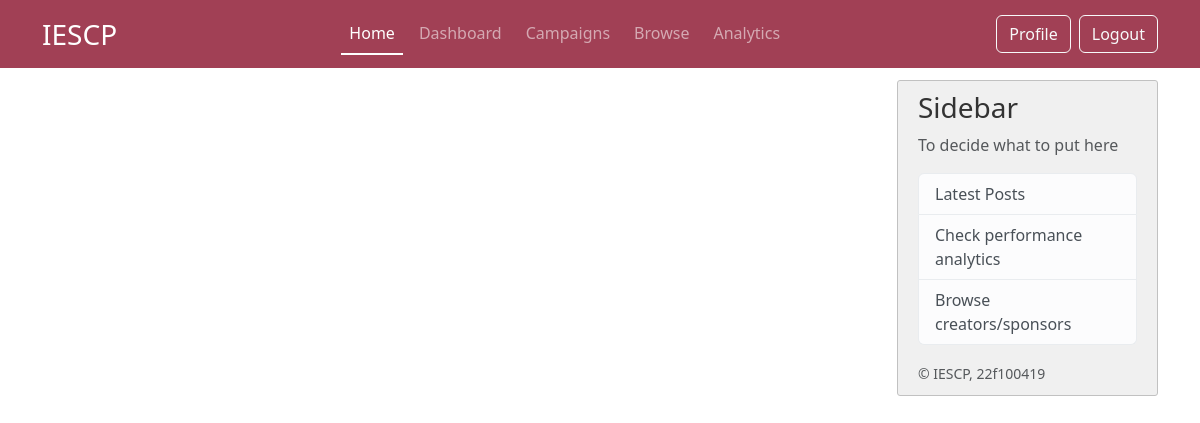
/home (signed in), run on an earlier commit of the app's database.
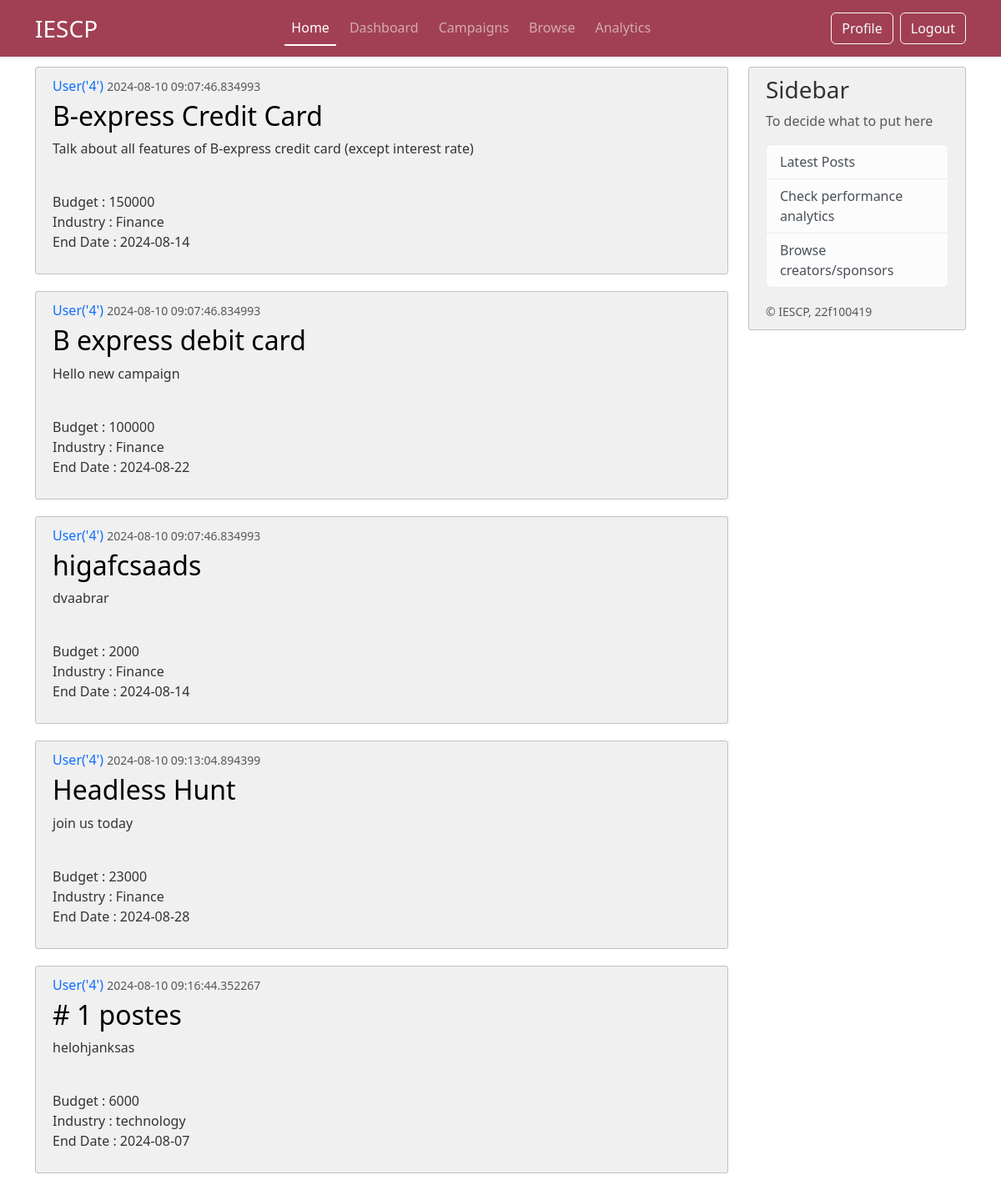
And on a later commit of the database.
### iescp/models.py (models this page shows, shortened)
class Post(db.Model):
     id = db.Column(db.Integer, primary_key=True)
     title = db.Column(db.String(100), nullable =False)
     date_posted = db.Column(db.DateTime, nullable =False, default =datetime.now(timezone.utc))
     description = db.Column(db.Text, nullable =False)
     budget = db.Column(db.String(20), nullable =False)
     industry = db.Column(db.String(20), nullable =False)
     end_date = db.Column(db.String(20), nullable =False) # CHANGE TO DATETIME
     user_id = db.Column(db.Integer,db.ForeignKey('sponsor.id'),nullable= False)

class Sponsor(db.Model, UserMixin):
     __tablename__ = 'sponsor'
     id = db.Column(db.Integer, primary_key=True)
     common_id = db.Column(db.Integer, db.ForeignKey('commonuser.id'), nullable = False)
     company = db.Column(db.String(50), nullable = False)
     industry = db.Column(db.String(50), nullable=False)
     website= db.Column(db.String(120), nullable=False)
     company_address = db.Column(db.Text, nullable=False)
     posts = db.relationship('Post', backref='author',lazy=True)
     def __repr__(self):
          return f"User('{self.common_id}')"

### iescp/routes.py (the view)
@app.route("/home")
@login_required
def home():
    posts = Post.query.all()
    return render_template('index.html', title="Home" ,ads_posts= posts)

### iescp/models.py (called while the page is built)
@login_manager.user_loader
def load_user(user_id):
     return CommonUser.query.get(int(user_id))

### iescp/templates/index.html
{% extends "layout.html" %}
{% block content %}
        {% for post in ads_posts %}
            <article class="media content-section">
                <div class="media-body">
                    <div class="article-metadata">
                        <a class="mr-2" href="#"> {{ post.author }}</a>
                        <small class="text-muted"> {{ post.date_posted }}</small>
                    </div>
                    <h2><a class="article-title" href="#"> {{ post.title }} </a></h2>
                    <p class="article-content"> {{ post.description }} </p>
                    <p class="article-content">
                        <span> Budget : {{ post.budget }}</span>
                        <span> Industry : {{ post.industry }} </span>
                        <span> End Date : {{ post.end_date }} </span>
                    </p>
                </div>
            </article>
        {% endfor %}
{% endblock content %}

### iescp/templates/layout.html (shortened to what this page needs)
<!DOCTYPE html>
<html>
    <head>
        <link href="https://cdn.jsdelivr.net/npm/bootstrap@5.3.3/dist/css/bootstrap.min.css" rel="stylesheet">
        <link rel="stylesheet" type="text/css" href="{{ url_for('static', filename='css/layout.css') }}">
    </head>
    <body>
        <header class="site-header">
            <nav class="navbar navbar-expand-md fixed-top" data-bs-theme="dark">
                <div class="container">
                    <a class="navbar-brand fs-3" href="#" >IESCP</a>
                    <div class="collapse navbar-collapse" id="navbarSupportedContent">
                        <ul class="navbar-nav nav-underline ms-auto mb-2 mb-lg-0 gap-2">
                            <li class="nav-item">
                                <a class="nav-link {{ 'active' if request.endpoint == 'home' }}" aria-current="page" href="{{ url_for('home') }}"> Home </a>
                            </li>
                            <li class="nav-item">
                                <a class="nav-link {{ 'active' if request.endpoint == 'dashboard' }}" href="{{ url_for('dashboard') }}"> Dashboard </a>
                            </li>
                            <li class="nav-item">
                                <a class="nav-link {{ 'active' if request.endpoint == 'campaign' }}" href="{{ url_for('campaign') }}"> Campaigns </a>
                            </li>
                            <li class="nav-item">
                                <a class="nav-link {{ 'active' if request.endpoint == 'browse' }}" href="{{ url_for('browse') }}"> Browse </a>
                            </li>
                            <li class="nav-item">
                                <a class="nav-link" href="#"> Analytics </a>
                            </li>
                        </ul>
                        <ul class="navbar-nav ms-auto mb-2 mb-lg-0 gap-2">
                            <li class="nav-item">
                                {% if current_user.role=='Sponsor' %}
                                    <a class="btn btn-outline-light" href="{{url_for('sponsor_profile')}}"> Profile </a>
                                {% endif %}
                            </li>
                            <li class="nav-item">
                                <a class="btn btn-outline-light" href="{{ url_for('logout') }}"> Logout </a>
                            </li>
                        </ul>
                    </div>
            </nav>
        </header>
        <main role="main" class="container">
            <div class="row">
                <div class="col-md-9">
                    {% block content %} {% endblock %}
                </div>
                <div class="col-md-3">
                    <div class="content-section sticky-top">
                        <h3> Sidebar </h3>
                        <p class='text-muted'> To decide what to put here
                        <ul class="list-group">
                            <li class="list-group-item list-group-item-light">Latest Posts</li>
                            <li class="list-group-item list-group-item-light"> Check performance analytics </li>
                            <li class="list-group-item list-group-item-light"> Browse creators/sponsors </li>
                        </ul>
                        </p>
                        <small class="text-muted">&copy; IESCP, 22f100419</small>
                    </div>
                </div>
            </div>
        </main>
    </body>
</html>

### iescp/static/css/layout.css (style rules this page uses)
.navbar { background-color: #a14055; }
.sticky-top { top: 80px; }
body { background: #fff; color: #333333; margin-top: 5rem; height: 100vh; }
body::before { content: ''; position: fixed; top: 0; left: 0; width: 100%; height: 100%; background-image: url('../images/layout-bg-2.png'); background-size: cover; background-repeat: no-repeat; background-position: center; background-attachment: fixed; opacity: 0.3; z-index: -1; }
.site-header .navbar-nav .nav-link.active { font-weight: 500; }
.content-section { background: #f0f0f0; padding: 10px 20px; border: 1px solid #c1c1c1; border-radius: 3px; margin-bottom: 20px; }
a { text-decoration: none; }
.article-title { color: #000; }
.article-content { white-space: pre-line; }
.article-metadata { padding-bottom: 1px; margin-bottom: 4px; color: blue; text-decoration: none; }

What changed in the data, as far as the page shows it:
added Post: author "User('4')", date_posted "2024-08-10 09:07:46.834993", title "B-express Credit Card", description "Talk about all features of B-express credit card (except interest rate)", budget "150000", industry "Finance", end_date "2024-08-14"
added Post: author "User('4')", date_posted "2024-08-10 09:07:46.834993", title "B express debit card", description "Hello new campaign", budget "100000", industry "Finance", end_date "2024-08-22"
added Post: author "User('4')", date_posted "2024-08-10 09:07:46.834993", title "higafcsaads", description "dvaabrar", budget "2000", industry "Finance", end_date "2024-08-14"
added Post: author "User('4')", date_posted "2024-08-10 09:13:04.894399", title "Headless Hunt", description "join us today", budget "23000", industry "Finance", end_date "2024-08-28"
added Post: author "User('4')", date_posted "2024-08-10 09:16:44.352267", title "# 1 postes", description "helohjanksas", budget "6000", industry "technology", end_date "2024-08-07"
